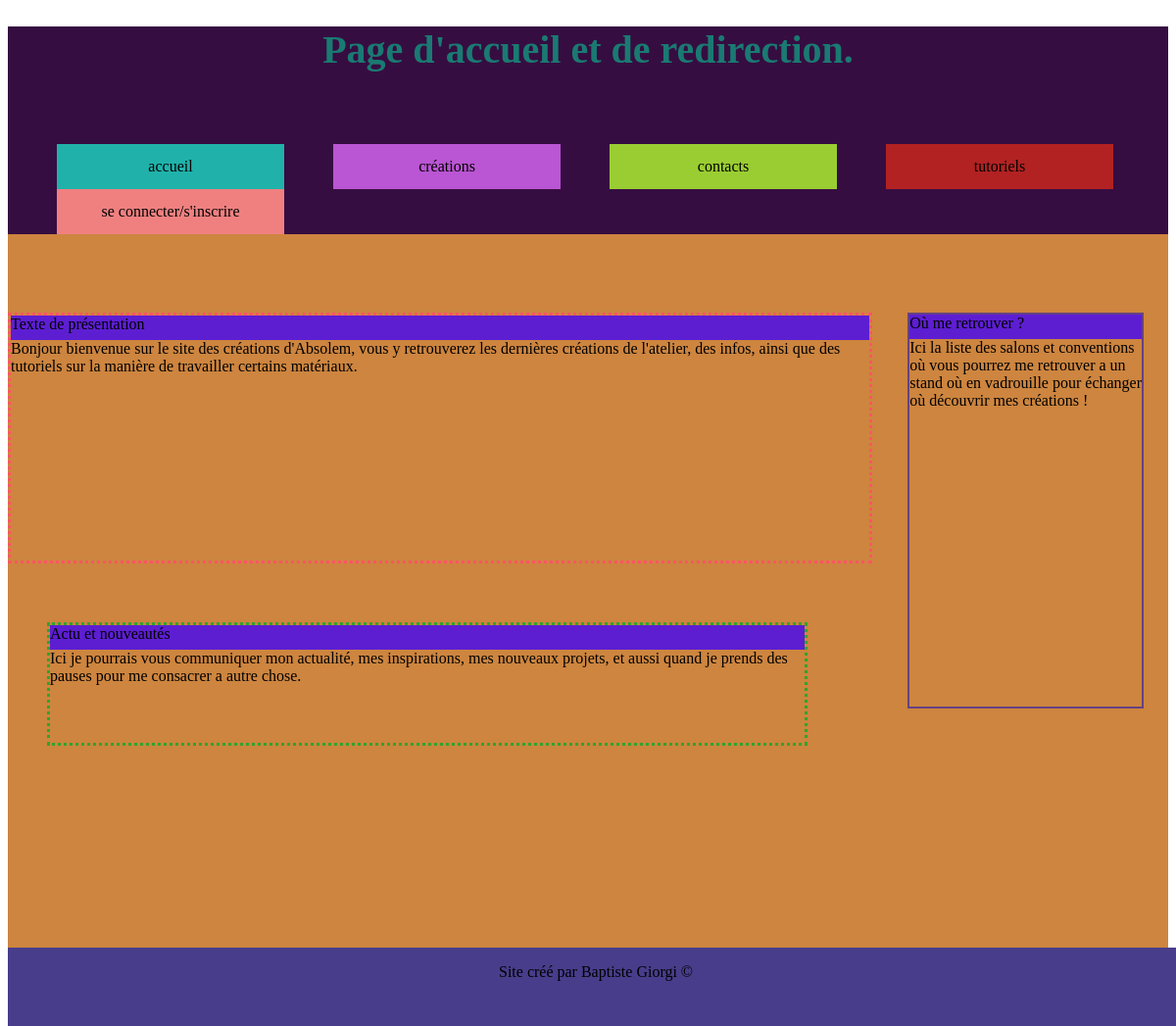
The page / on the database its author committed.
### tables this page shows
CREATE TABLE IF NOT EXISTS `presentation` (
  `PresentationTitle` text NOT NULL,
  `PresentationContent` text NOT NULL
);

CREATE TABLE IF NOT EXISTS `evenement` (
  `evenementTitle` text NOT NULL,
  `evenementContent` text NOT NULL
);

CREATE TABLE IF NOT EXISTS `news` (
  `newsTitle` text NOT NULL,
  `newsContent` text NOT NULL
);

### src/functions.php (called while the page is built, shortened)
<?php
function render(string $view, array $values = [])
{
    include VIEWS_DIR . '/base.phtml';
}

### www/index.php (called while the page is built, shortened)
<?php
require SRC_DIR . '/functions.php';
$dsn = 'mysql:host=' . BDD_HOST . ';dbname=' . BDD_NAME . ';charset=utf8';
$pdo = new PDO(
    $dsn,
    BDD_USER,
    BDD_PASSWORD,
    [
        PDO::ATTR_ERRMODE => PDO::ERRMODE_EXCEPTION
    ]
);
$sql = 'SELECT PresentationTitle, PresentationContent
        FROM presentation';
$query = $pdo->prepare($sql);
$query->execute();
$presentation = $query->fetch();
$sql = 'SELECT evenementTitle,  evenementContent
        FROM evenement';
$query = $pdo->prepare($sql);
$query->execute();
$evenement = $query->fetch();
$sql = 'SELECT newsTitle,  newsContent
        FROM news';
$query = $pdo->prepare($sql);
$query->execute();
$news = $query->fetch();
render ('home',  [
        'presentation'=> $presentation,
        'evenement'=> $evenement,
        'news'=> $news
        ]);

### views/home.phtml (the view)
<div class="container">
    <div class="presentation">
        <div class="title"><?= htmlspecialchars($presentation['PresentationTitle']); ?></div>
        <div id="presentationContent"><?= htmlspecialchars($presentation['PresentationContent']); ?></div>
    </div>
    <div class="evenement">
            <div class="title"><?= htmlspecialchars($evenement['evenementTitle']); ?></div>
            <div id="evenementContent"><?= htmlspecialchars($evenement['evenementContent']); ?></div>
    </div>
    <div class="news">
            <div class="title"><?= htmlspecialchars($news['newsTitle']); ?></div>
            <div id="newsContent"><?= htmlspecialchars($news['newsContent']); ?></div>
    </div>
</div>

### www/css/style.css (style rules this page uses)
.container { width: 100%; clear: both; height: 800px; background-color: peru; display: block; }
.presentation { float: left; margin-top: 80px; width: 74%; border: dotted #FF5563; height: 250px; }
.evenement { margin-top: 80px; margin-right: 25px; float: right; width: 20%; height: 400px; border: solid 2px #664280; }
.news { margin-top: 60px; margin-left: 40px; float: left; width: 65%; height: 120px; border: dotted rgb(50, 163, 44); }
.title { margin-top: 0; height: 25px; background-color: rgb(93, 30, 210); }

### rows shown on the page
presentation: PresentationTitle "Texte de présentation", PresentationContent "Bonjour bienvenue sur le site des créations d'Absolem, vous y retrouverez les dernières créations de l'atelier, des infos, ainsi que des tutoriels sur la manière de travailler certains matériaux."
evenement: evenementTitle "Où me retrouver ?", evenementContent "Ici la liste des salons et conventions où vous pourrez me retrouver a un stand où en vadrouille pour échanger où découvrir mes créations !"
news: newsTitle "Actu et nouveautés", newsContent "Ici je pourrais vous communiquer mon actualité, mes inspirations, mes nouveaux projets, et aussi quand je prends des pauses pour me consacrer a autre chose."
